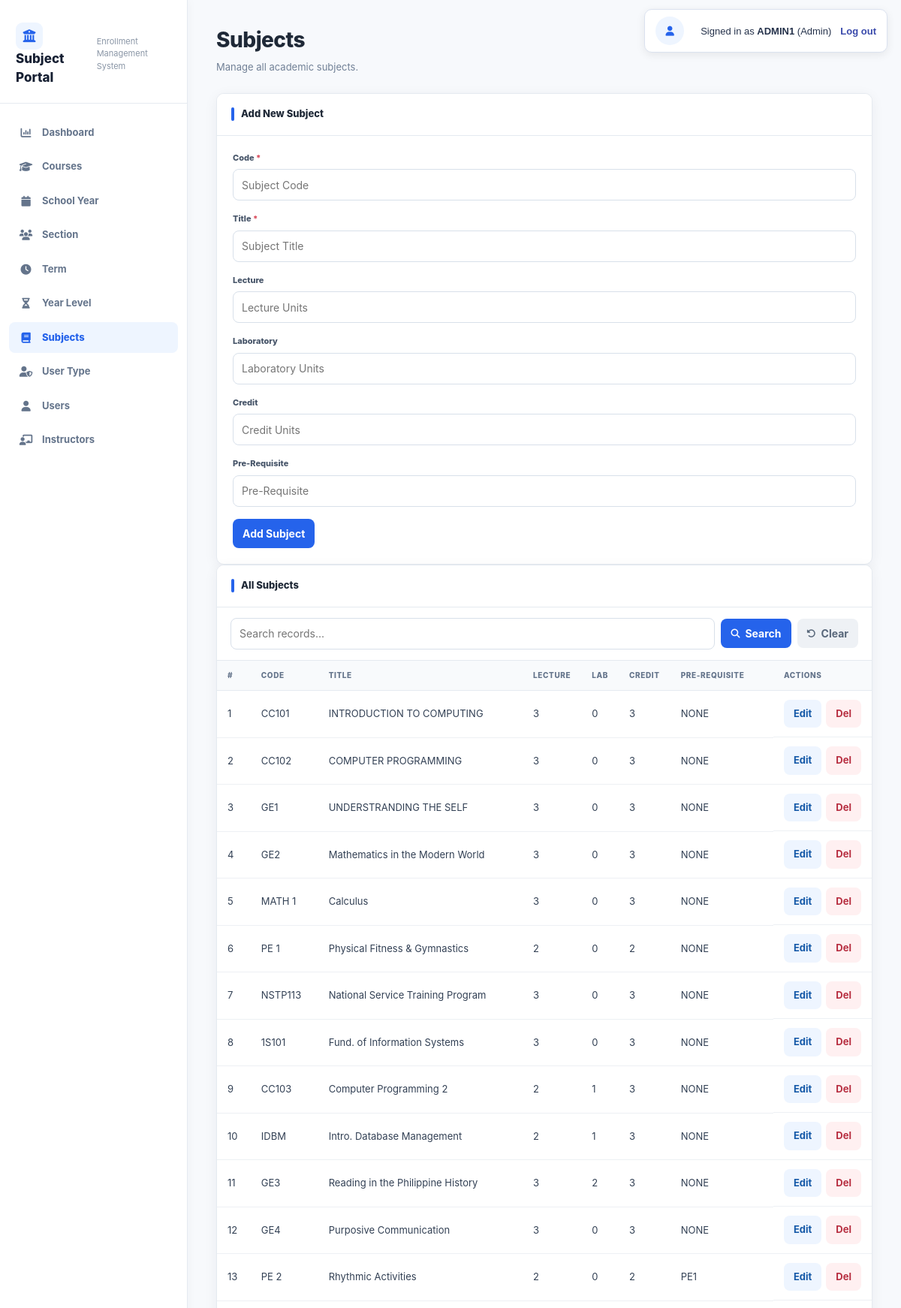
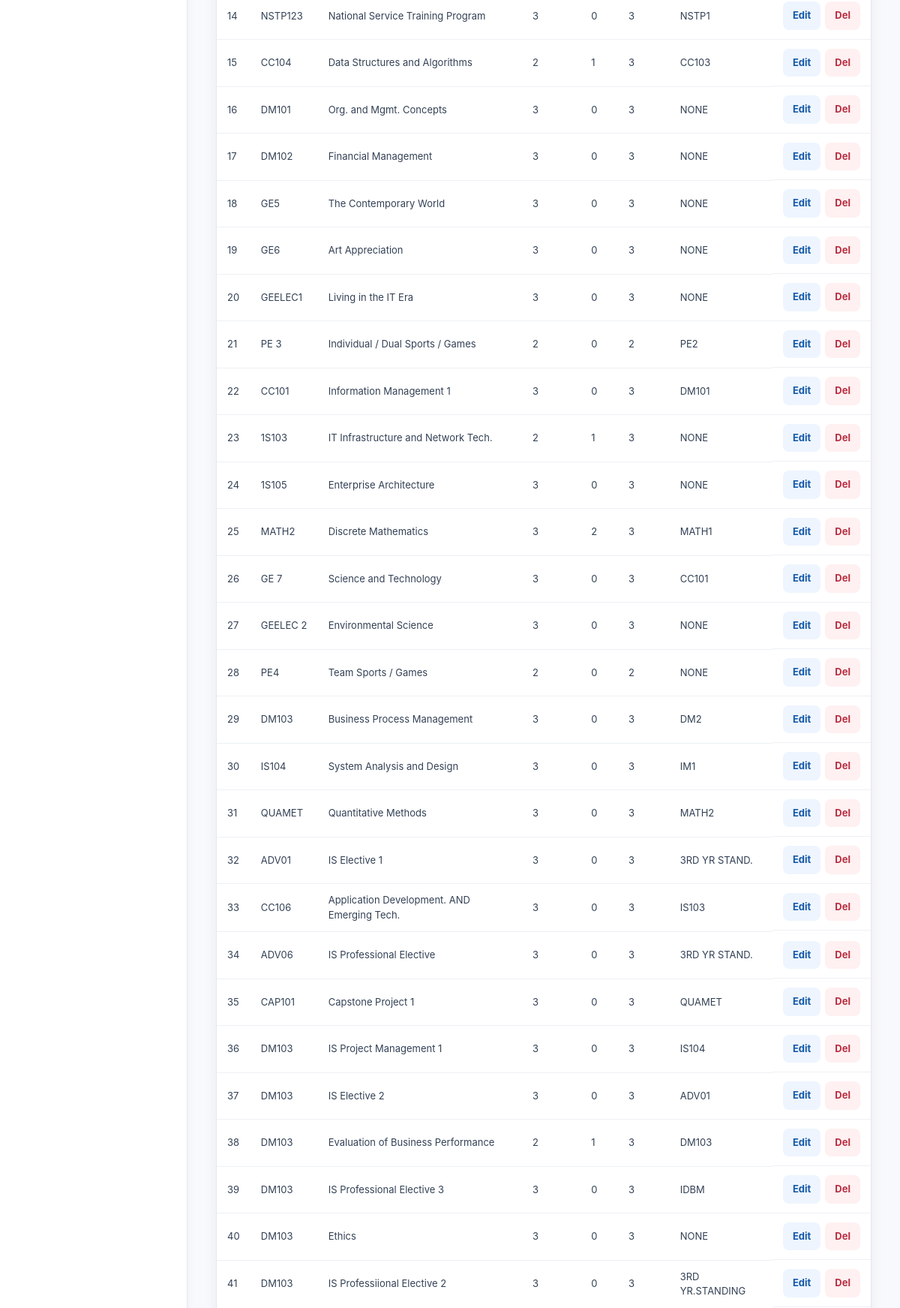
The app's page /subjects.php (signed in, upper part) with its own data (2 pictures, top to bottom).
### tables this page shows
CREATE TABLE `tbl_subjects` (
  `ID` int(11) NOT NULL,
  `COURSE` varchar(255) NOT NULL,
  `YEARLEVEL` varchar(50) NOT NULL,
  `TERM` varchar(50) NOT NULL,
  `CODE` varchar(11) NOT NULL,
  `TITLE` varchar(255) NOT NULL,
  `LECTURE` varchar(255) NOT NULL,
  `LABORATORY` varchar(255) NOT NULL,
  `CREDIT` int(11) NOT NULL,
  `GRADE` varchar(11) NOT NULL,
  `PRE_REQUISITE` varchar(255) NOT NULL
);

### auth.php (called while the page is built, shortened)
<?php
$ROLE_ALIASES = [
    'admin' => 'admin',
    'registrar' => 'registrar',
    'dean' => 'dean',
    'program head' => 'dean',
    'instructor' => 'instructor',
    'professor' => 'instructor',
    'student' => 'student',
];
function current_user_role() {
    if (!empty($_SESSION['user_role'])) {
        return strtolower(trim($_SESSION['user_role']));
    }
    return '';
}
function normalize_role($role) {
    global $ROLE_ALIASES;
    $key = strtolower(trim((string)$role));
    return $ROLE_ALIASES[$key] ?? $key;
}
$session_role = normalize_role(current_user_role());
?>

### subjects.php (the view, shortened to what this page needs)
<?php
require_once __DIR__ . "/auth.php";
include 'db_connect.php';
$isStudent = ($session_role === 'student');
$result = mysqli_query($conn, "SELECT * FROM tbl_subjects");
?>
<!DOCTYPE html>
<html lang="en">
<head>
    <link rel="stylesheet" href="app.css">
    <link rel="stylesheet"
        href="https://cdnjs.cloudflare.com/ajax/libs/font-awesome/6.5.1/css/all.min.css">
</head>
<body>
<?php include __DIR__ . "/session_banner.php"; ?>
<div class="wrapper">
    <aside class="sidebar">
        <div class="logo">
            <h2>Subject Portal</h2>
            <p>Enrollment Management System</p>
        </div>
        <nav class="menu">
            <a href="dashboard.php">
                <i class="fa-solid fa-chart-column"></i> Dashboard
            </a>
            <a href="course.php">
                <i class="fa-solid fa-graduation-cap"></i> Courses
            </a>
            <a href="schoolyear.php">
                <i class="fa-solid fa-calendar"></i> School Year
            </a>
            <a href="section.php">
                <i class="fa-solid fa-users"></i> Section
            </a>
            <a href="term.php">
                <i class="fa-solid fa-clock"></i> Term
            </a>
            <a href="yearlevel.php">
                <i class="fa-solid fa-hourglass-half"></i> Year Level
            </a>
            <a href="subjects.php" class="active">
                <i class="fa-solid fa-book"></i> Subjects
            </a>
            <a href="usertype.php">
                <i class="fa-solid fa-user-shield"></i> User Type
            </a>
            <a href="users.php"><i class="fa-solid fa-user"></i> Users</a>
            <a href="instructors.php">
                <i class="fa-solid fa-chalkboard-teacher"></i> Instructors
            </a>
        </nav>
    </aside>
    <main class="main-content">
        <div class="page-header">
            <div>
                <h1>Subjects</h1>
                <p>Manage all academic subjects.</p>
            </div>
        </div>
        <div class="subjects-layout">
            <?php if (!$isStudent): ?>
            <div class="card">
                <div class="card-header">
                    Add New Subject
                </div>
                <div class="card-body">
                    <form method="POST">
                        <div class="form-group">
                            <label>
                                Code <span>*</span>
                            </label>
                            <input
                                type="text"
                                name="code"
                                placeholder="Subject Code"
                                required>
                        </div>
                        <div class="form-group">
                            <label>
                                Title <span>*</span>
                            </label>
                            <input
                                type="text"
                                name="title"
                                placeholder="Subject Title"
                                required>
                        </div>
                        <div class="form-group">
                            <label>Lecture</label>
                            <input
                                type="number"
                                name="lecture"
                                placeholder="Lecture Units"
                                min="0">
                        </div>
                        <div class="form-group">
                            <label>Laboratory</label>
                            <input
                                type="number"
                                name="laboratory"
                                placeholder="Laboratory Units"
                                min="0">
                        </div>
                        <div class="form-group">
                            <label>Credit</label>
                            <input
                                type="number"
                                name="credit"
                                placeholder="Credit Units"
                                min="0">
                        </div>
                        <div class="form-group">
                            <label>Pre-Requisite</label>
                            <input
                                type="text"
                                name="pre_requisite"
                                placeholder="Pre-Requisite">
                        </div>
                        <button
                            type="submit"
                            name="add_subject"
                            class="add-btn">
                            Add Subject
                        </button>
                    </form>
                </div>
            </div>
            <?php endif; ?>
            <div class="card table-card">
                <div class="card-header">
                    All Subjects
                </div>
        <div class="search-bar">
            <form onsubmit="return filterTable(event);" class="search-form">
                <input type="text" id="tableSearch" placeholder="Search records..." autocomplete="off">
                <button type="submit" class="search-btn"><i class="fa-solid fa-magnifying-glass"></i> Search</button>
                <button type="button" class="clear-btn" onclick="clearSearch()"><i class="fa-solid fa-rotate-left"></i> Clear</button>
            </form>
        </div>
<div class="table-container">
                    <table>
                        <thead>
                            <tr>
                                <th>#</th>
                                <th>CODE</th>
                                <th>TITLE</th>
                                <th>LECTURE</th>
                                <th>LAB</th>
                                <th>CREDIT</th>
                                <th>PRE-REQUISITE</th>
                                <th>ACTIONS</th>
                            </tr>
                        </thead>
                        <tbody>
                        <?php
                        $count = 1;
                        while ($row = mysqli_fetch_assoc($result)) {
                        ?>
                            <tr>
                                <td>
                                    <?= $count++; ?>
                                </td>
                                <td>
                                    <?= htmlspecialchars($row['CODE']); ?>
                                </td>
                                <td>
                                    <?= htmlspecialchars($row['TITLE']); ?>
                                </td>
                                <td>
                                    <?= htmlspecialchars($row['LECTURE']); ?>
                                </td>
                                <td>
                                    <?= htmlspecialchars($row['LABORATORY']); ?>
                                </td>
                                <td>
                                    <?= htmlspecialchars($row['CREDIT']); ?>
                                </td>
                                <td>
                                    <?= htmlspecialchars($row['PRE_REQUISITE']); ?>
                                </td>
                                <?php if (!$isStudent): ?>
                                <td class="actions">
                                    <a href="subjects_edit.php?code=<?= urlencode($row['CODE']); ?>">
                                        <button type="button" class="edit-btn">Edit</button>
                                    </a>
                                    <a href="subjects.php?delete=<?= urlencode($row['CODE']); ?>"
                                       onclick="return confirm('Are you sure you want to delete this subject?');">
                                        <button type="button" class="delete-btn">Del</button>
                                    </a>
                                </td>
                                <?php else: ?>
                                <td><span class="no-photo">View only</span></td>
                                <?php endif; ?>
                            </tr>
                        <?php
                        }
                        ?>
                        </tbody>
                    </table>
                </div>
            </div>
        </div>
    </main>
</div>
</body>
</html>

### app.css (style rules this page uses)
:root { --blue:#2563eb; --blue-dark:#1d4ed8; --blue-soft:#eef5ff; --bg:#f7f9fc; --white:#fff; --text:#1f2937; --muted:#718096; --line:#e5eaf0; --green:#159570; --red:#d94b5b; --shadow:0 4px 18px rgba(31,41,55,.06); --radius:10px }
* { box-sizing:border-box }
html { scroll-behavior:smooth }
body { margin:0;background:var(--bg);color:var(--text);font-family:Inter,Segoe UI,Arial,sans-serif;font-size:14px;line-height:1.5 }
a { text-decoration:none;color:inherit }
button,input,select,textarea { font:inherit }
.wrapper,.portal-shell { min-height:100vh;display:flex }
.sidebar { position:fixed;inset:0 auto 0 0;width:250px;background:#fff;color:var(--text);display:flex;flex-direction:column;z-index:10;border-right:1px solid var(--line);box-shadow:2px 0 12px rgba(31,41,55,.03) }
.logo,.brand { padding:24px 21px 20px;border-bottom:1px solid var(--line);display:flex;align-items:center;gap:11px }
.logo h2,.brand-title { margin:0;font-size:17px;font-weight:800;color:#172033 }
.logo p,.brand-subtitle { margin:2px 0 0;color:#8a96a6;font-size:11px }
.logo h2:before { content:"\f19c";display:inline-grid;place-items:center;width:36px;height:36px;margin-right:9px;border-radius:9px;background:var(--blue-soft);font-family:"Font Awesome 6 Free";font-weight:900;color:var(--blue);vertical-align:-12px }
.menu { padding:18px 12px;display:flex;flex-direction:column;gap:4px;overflow:auto }
.menu a { display:flex;align-items:center;gap:12px;padding:11px 13px;border-radius:8px;color:#64748b;font-size:13px;font-weight:650;transition:.15s }
.menu a.active { background:var(--blue-soft);color:var(--blue);font-weight:800 }
.menu i { width:19px;text-align:center;font-size:14px }
.main-content { width:calc(100% - 250px);margin-left:250px;min-height:100vh;padding:32px 38px 55px }
.page-header,.portal-header { max-width:1450px;margin:0 auto 24px;display:flex;justify-content:space-between;align-items:center;gap:20px }
.page-header h1,.portal-header h1 { margin:0;font-size:28px;font-weight:800;letter-spacing:-.5px }
.page-header p,.portal-header p { margin:6px 0 0;color:var(--muted);font-size:13px }
.card,.panel { background:#fff;border:1px solid var(--line);border-radius:var(--radius);box-shadow:var(--shadow);overflow:hidden }
.card-header,.panel-title { min-height:56px;padding:16px 19px;border-bottom:1px solid var(--line);display:flex;align-items:center;font-size:13px;font-weight:800;background:#fff }
.card-header:before,.panel-title:before { content:"";width:4px;height:18px;border-radius:3px;background:var(--blue);margin-right:9px }
.card-body { padding:21px }
.form-group { margin-bottom:16px }
.form-group label { display:block;margin-bottom:7px;color:#475569;font-size:11px;font-weight:800 }
.form-group label span { color:var(--red) }
input[type=text],input[type=number],input[type=date],input[type=email],input[type=password],select,textarea { width:100%;min-height:42px;padding:9px 11px;border:1px solid #d8e0ea;border-radius:8px;background:#fff;color:var(--text);outline:none;transition:.15s }
.add-btn,.search-btn,.edit-btn,.delete-btn,.clear-btn { border:0;border-radius:8px;padding:9px 13px;font-weight:750;cursor:pointer;display:inline-flex;align-items:center;gap:7px }
.add-btn,.search-btn { background:var(--blue);color:#fff }
.edit-btn { background:var(--blue-soft);color:#1559a8 }
.delete-btn { background:#fff0f1;color:#b72e40 }
.clear-btn { background:#eef1f5;color:#58677a }
.add-btn i,.edit-btn i,.delete-btn i,.clear-btn i,.search-btn i { font-size:12px }
.card table { width:100%;border-collapse:collapse }
.table-card { min-width:0 }
.search-bar { padding:14px 18px;border-bottom:1px solid var(--line) }
.search-form { display:flex;gap:8px;align-items:center;width:100% }
.search-form input { min-width:180px }
.table-container { width:100%;overflow-x:auto }
.table-container table { min-width:620px }
.table-container th { background:#f8fafc;color:#64748b;text-transform:uppercase;font-size:10px;letter-spacing:.6px;font-weight:800;padding:12px 14px;border-bottom:1px solid var(--line);text-align:left;white-space:nowrap }
.table-container td { padding:12px 14px;border-bottom:1px solid #edf0f4;color:#334155;font-size:13px }
.actions { display:flex;gap:6px;align-items:center }

### records on screen
tbl_subjects: CODE "CC101", TITLE "INTRODUCTION TO COMPUTING", LECTURE "3", LABORATORY "0", CREDIT "3", PRE_REQUISITE "NONE"
tbl_subjects: CODE "CC102", TITLE "COMPUTER PROGRAMMING", LECTURE "3", LABORATORY "0", CREDIT "3", PRE_REQUISITE "NONE"
tbl_subjects: CODE "GE1", TITLE "UNDERSTRANDING THE SELF", LECTURE "3", LABORATORY "0", CREDIT "3", PRE_REQUISITE "NONE"
tbl_subjects: CODE "GE2", TITLE "Mathematics in the Modern World", LECTURE "3", LABORATORY "0", CREDIT "3", PRE_REQUISITE "NONE"
tbl_subjects: CODE "MATH 1", TITLE "Calculus", LECTURE "3", LABORATORY "0", CREDIT "3", PRE_REQUISITE "NONE"
tbl_subjects: CODE "PE 1", TITLE "Physical Fitness & Gymnastics", LECTURE "2", LABORATORY "0", CREDIT "2", PRE_REQUISITE "NONE"
tbl_subjects: CODE "NSTP113", TITLE "National Service Training Program", LECTURE "3", LABORATORY "0", CREDIT "3", PRE_REQUISITE "NONE"
tbl_subjects: CODE "1S101", TITLE "Fund. of Information Systems", LECTURE "3", LABORATORY "0", CREDIT "3", PRE_REQUISITE "NONE"
tbl_subjects: CODE "CC103", TITLE "Computer Programming 2", LECTURE "2", LABORATORY "1", CREDIT "3", PRE_REQUISITE "NONE"
tbl_subjects: CODE "IDBM", TITLE "Intro. Database Management", LECTURE "2", LABORATORY "1", CREDIT "3", PRE_REQUISITE "NONE"
tbl_subjects: CODE "GE3", TITLE "Reading in the Philippine History", LECTURE "3", LABORATORY "2", CREDIT "3", PRE_REQUISITE "NONE"
tbl_subjects: CODE "GE4", TITLE "Purposive Communication", LECTURE "3", LABORATORY "0", CREDIT "3", PRE_REQUISITE "NONE"
tbl_subjects: CODE "PE 2", TITLE "Rhythmic Activities", LECTURE "2", LABORATORY "0", CREDIT "2", PRE_REQUISITE "PE1"
tbl_subjects: CODE "NSTP123", TITLE "National Service Training Program", LECTURE "3", LABORATORY "0", CREDIT "3", PRE_REQUISITE "NSTP1"
tbl_subjects: CODE "CC104", TITLE "Data Structures and Algorithms", LECTURE "2", LABORATORY "1", CREDIT "3", PRE_REQUISITE "CC103"
tbl_subjects: CODE "DM101", TITLE "Org. and Mgmt. Concepts", LECTURE "3", LABORATORY "0", CREDIT "3", PRE_REQUISITE "NONE"
tbl_subjects: CODE "DM102", TITLE "Financial Management", LECTURE "3", LABORATORY "0", CREDIT "3", PRE_REQUISITE "NONE"
tbl_subjects: CODE "GE5", TITLE "The Contemporary World", LECTURE "3", LABORATORY "0", CREDIT "3", PRE_REQUISITE "NONE"
tbl_subjects: CODE "GE6", TITLE "Art Appreciation", LECTURE "3", LABORATORY "0", CREDIT "3", PRE_REQUISITE "NONE"
tbl_subjects: CODE "GEELEC1", TITLE "Living in the IT Era", LECTURE "3", LABORATORY "0", CREDIT "3", PRE_REQUISITE "NONE"
tbl_subjects: CODE "PE 3", TITLE "Individual / Dual Sports / Games", LECTURE "2", LABORATORY "0", CREDIT "2", PRE_REQUISITE "PE2"
tbl_subjects: CODE "CC101", TITLE "Information Management 1", LECTURE "3", LABORATORY "0", CREDIT "3", PRE_REQUISITE "DM101"
tbl_subjects: CODE "1S103", TITLE "IT Infrastructure and Network Tech.", LECTURE "2", LABORATORY "1", CREDIT "3", PRE_REQUISITE "NONE"
tbl_subjects: CODE "1S105", TITLE "Enterprise Architecture", LECTURE "3", LABORATORY "0", CREDIT "3", PRE_REQUISITE "NONE"
tbl_subjects: CODE "MATH2", TITLE "Discrete Mathematics", LECTURE "3", LABORATORY "2", CREDIT "3", PRE_REQUISITE "MATH1"
tbl_subjects: CODE "GE 7", TITLE "Science and Technology", LECTURE "3", LABORATORY "0", CREDIT "3", PRE_REQUISITE "CC101"
tbl_subjects: CODE "GEELEC 2", TITLE "Environmental Science", LECTURE "3", LABORATORY "0", CREDIT "3", PRE_REQUISITE "NONE"
tbl_subjects: CODE "PE4", TITLE "Team Sports / Games", LECTURE "2", LABORATORY "0", CREDIT "2", PRE_REQUISITE "NONE"
tbl_subjects: CODE "DM103", TITLE "Business Process Management", LECTURE "3", LABORATORY "0", CREDIT "3", PRE_REQUISITE "DM2"
tbl_subjects: CODE "IS104", TITLE "System Analysis and Design", LECTURE "3", LABORATORY "0", CREDIT "3", PRE_REQUISITE "IM1"
tbl_subjects: CODE "QUAMET", TITLE "Quantitative Methods", LECTURE "3", LABORATORY "0", CREDIT "3", PRE_REQUISITE "MATH2"
tbl_subjects: CODE "ADV01", TITLE "IS Elective 1", LECTURE "3", LABORATORY "0", CREDIT "3", PRE_REQUISITE "3RD YR STAND."
tbl_subjects: CODE "CC106", TITLE "Application Development. AND Emerging Tech.", LECTURE "3", LABORATORY "0", CREDIT "3", PRE_REQUISITE "IS103"
tbl_subjects: CODE "ADV06", TITLE "IS Professional Elective", LECTURE "3", LABORATORY "0", CREDIT "3", PRE_REQUISITE "3RD YR STAND."
tbl_subjects: CODE "CAP101", TITLE "Capstone Project 1", LECTURE "3", LABORATORY "0", CREDIT "3", PRE_REQUISITE "QUAMET"
tbl_subjects: CODE "DM103", TITLE "IS Project Management 1", LECTURE "3", LABORATORY "0", CREDIT "3", PRE_REQUISITE "IS104"
tbl_subjects: CODE "DM103", TITLE "IS Elective 2", LECTURE "3", LABORATORY "0", CREDIT "3", PRE_REQUISITE "ADV01"
tbl_subjects: CODE "DM103", TITLE "Evaluation of Business Performance", LECTURE "2", LABORATORY "1", CREDIT "3", PRE_REQUISITE "DM103"
tbl_subjects: CODE "DM103", TITLE "IS Professional Elective 3", LECTURE "3", LABORATORY "0", CREDIT "3", PRE_REQUISITE "IDBM"
tbl_subjects: CODE "DM103", TITLE "Ethics", LECTURE "3", LABORATORY "0", CREDIT "3", PRE_REQUISITE "NONE"
tbl_subjects: CODE "DM103", TITLE "IS Professiional Elective 2", LECTURE "3", LABORATORY "0", CREDIT "3", PRE_REQUISITE "3RD YR.STANDING"

### other values on screen
$session_display_name "ADMIN1"
$session_role "Admin"
